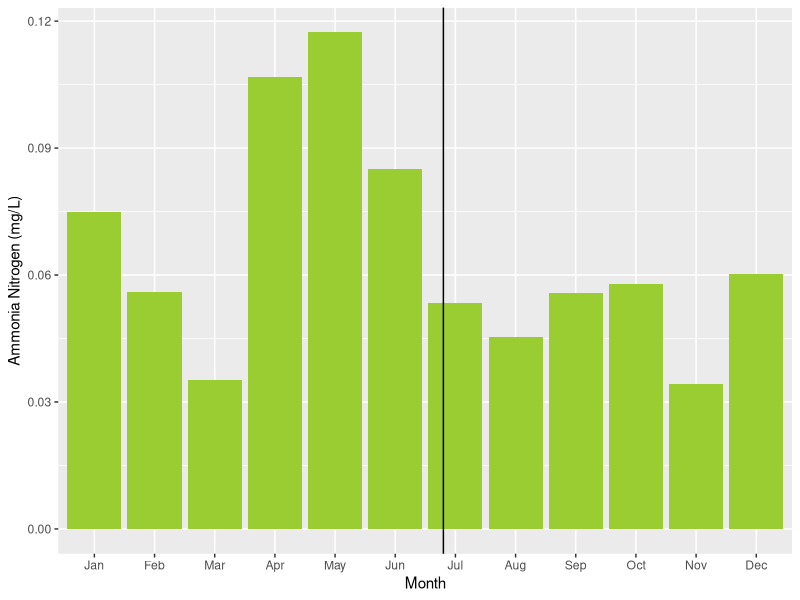
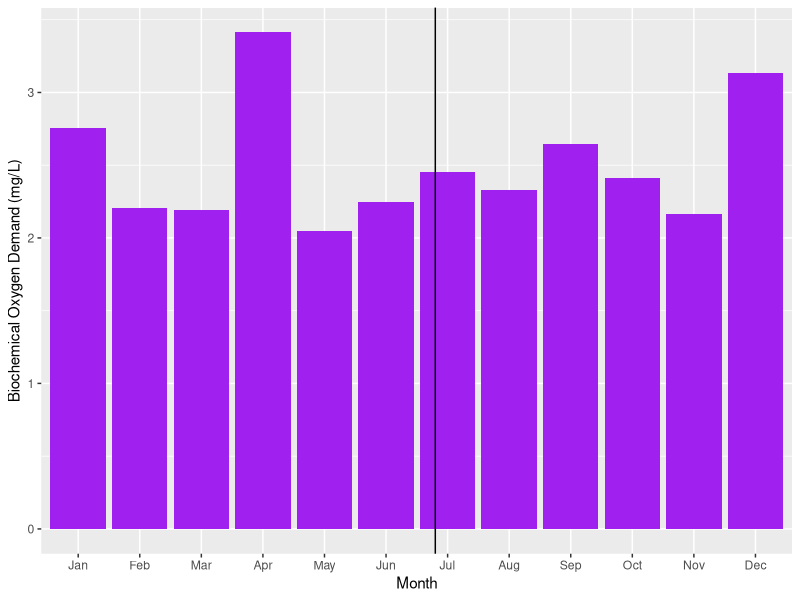
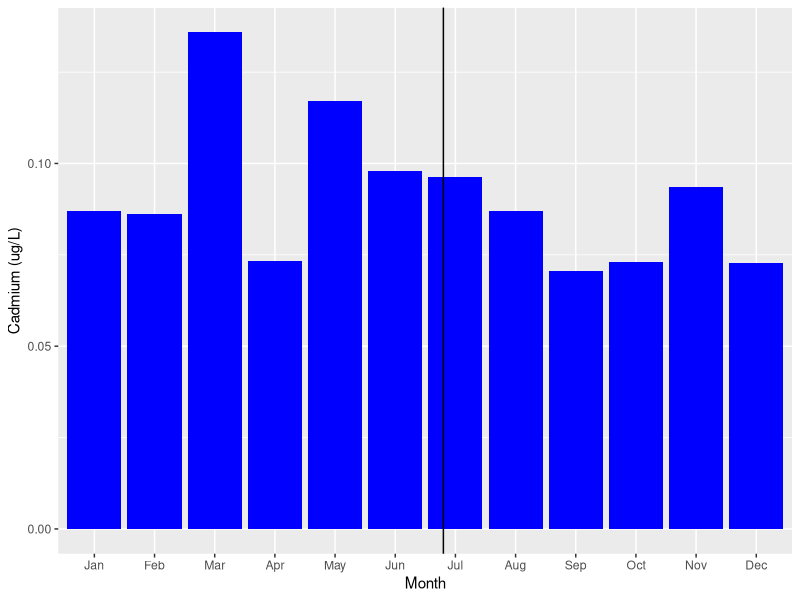
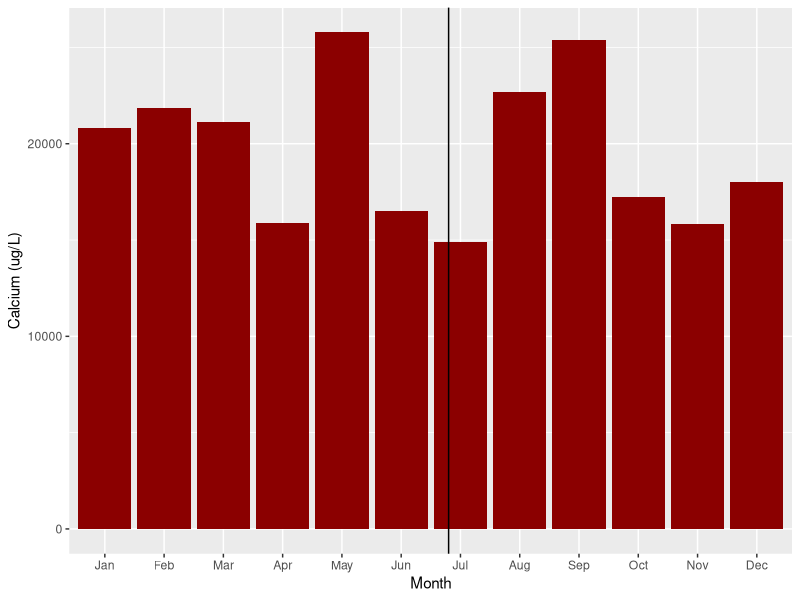
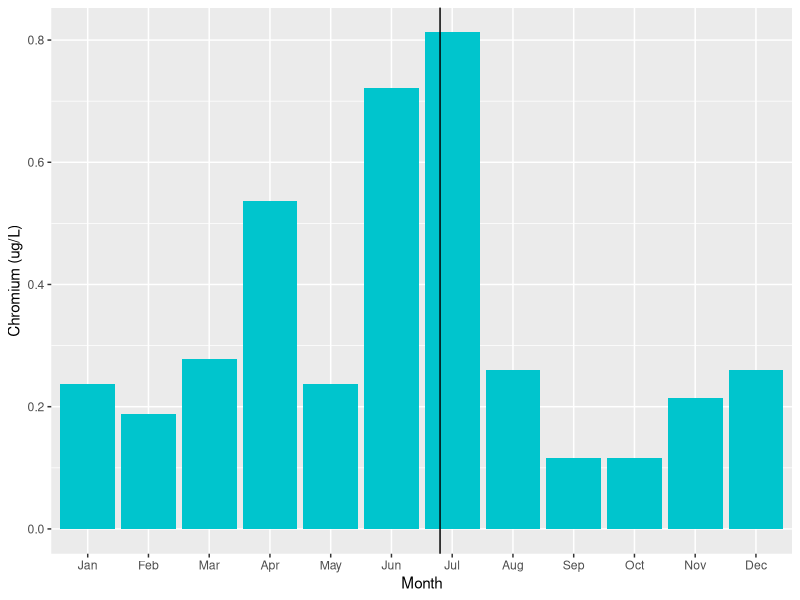
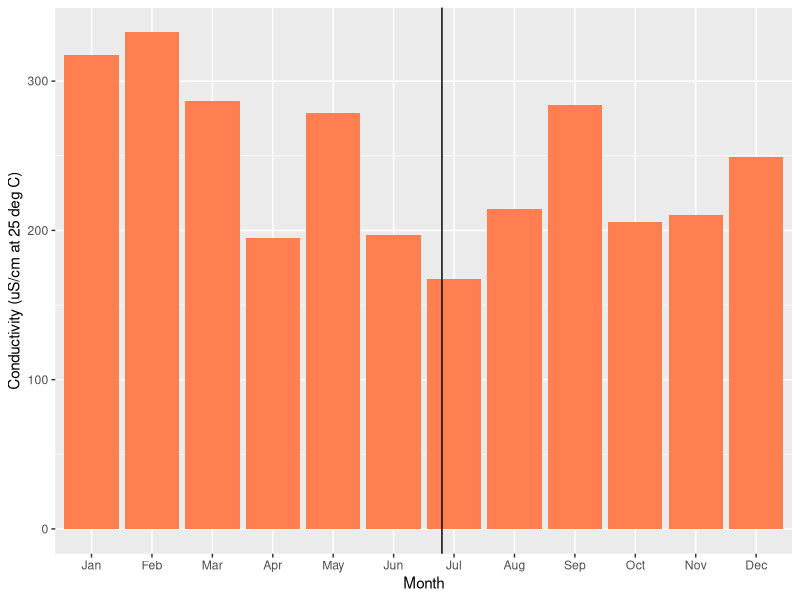
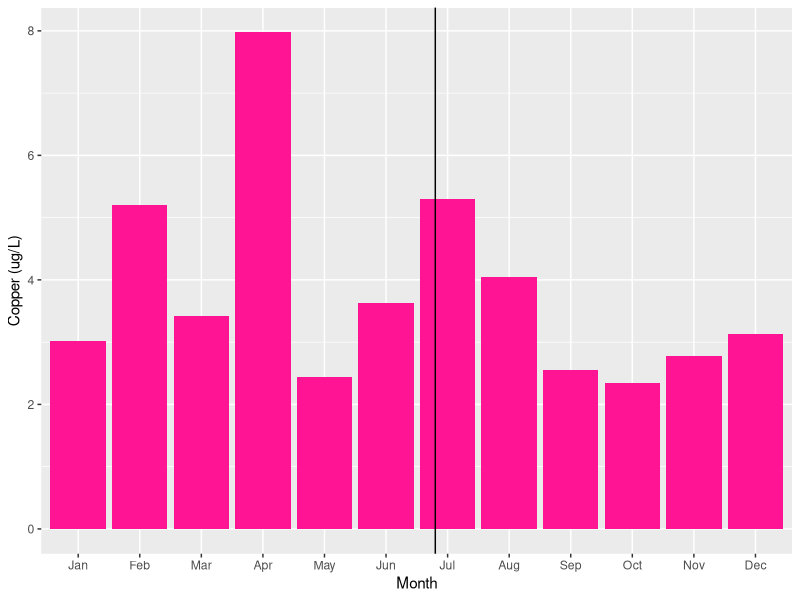
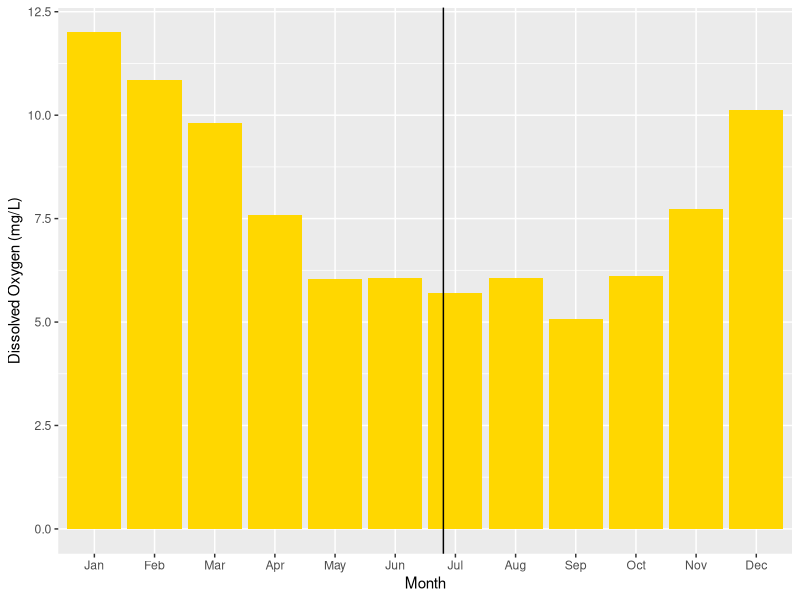

These charts were generated, in order, by the following R code: (Note: this script raises an error after producing the figures.)
## ---- chunk 1
knitr::opts_chunk$set(echo = TRUE)
library(tidyverse)
library(lubridate)
library(here)

getwd()
here()

Data_Clean <- read.csv(file = here("Data/SlaySMilesFlynnESuEData_Cleaned.csv"),
                      stringsAsFactors = TRUE)
## ---- chunk 2
Data_Clean$Date <- ymd(Data_Clean$Date)

Mth_Data <- Data_Clean %>%
  mutate(
    month = factor(
      month(Date),
      levels = 1:12,
      labels = month.abb,
      ordered = TRUE),
      Year = year(Date))

Mth_Data <- Mth_Data %>%
  mutate(
    Status = case_when(
      month %in% c("Jan", "Feb", "Mar", "Apr", "May", "Jun") ~ "Before",
      month %in% c("Jul", "Aug", "Sep", "Oct", "Nov", "Dec") ~ "After"))

Without_Storm <- Mth_Data %>%
  mutate(
    Status = case_when(
      Date <= as.Date("2024-07-03") ~ "Before",
      Date >= as.Date("2024-07-09") ~ "After"))

Before_Storm <- Mth_Data %>%
  filter(month %in% c("Jan", "Feb", "Mar", "Apr", "May", "Jun"))

After_Storm <- Mth_Data %>%
  filter(month %in% c("Jul", "Aug", "Sep", "Oct", "Nov", "Dec"))

max(Mth_Data$Ammonia.Nitrogen, na.rm = TRUE)
min(Mth_Data$Ammonia.Nitrogen, na.rm = TRUE)
## ---- chunk 3
NH3_fig1 <- ggplot(Mth_Data, aes(x = month, y = Ammonia.Nitrogen)) +
  stat_summary(fun = "mean", geom = "bar", fill = "yellowgreen") +
  labs(
    x = "Month",
    y = "Ammonia Nitrogen (mg/L)"
  ) +
  geom_vline(xintercept = 6.8)
print(NH3_fig1)

BOD_fig2 <- ggplot(Mth_Data, aes(x = month, y = Biochemical.Oxygen.Demand)) +
  stat_summary(fun = "mean", geom = "bar", fill ="purple") +
  labs(
    x = "Month",
    y = "Biochemical Oxygen Demand (mg/L)"
  ) +
  geom_vline(xintercept = 6.8)
print(BOD_fig2)

Cd_fig3 <- ggplot(Mth_Data, aes(x = month, y = Cadmium)) +
  stat_summary(fun = "mean", geom = "bar", fill ="blue") +
  labs(
    x = "Month",
    y = "Cadmium (ug/L)"
  ) +
  geom_vline(xintercept = 6.8)
print(Cd_fig3)

Ca_fig4 <- ggplot(Mth_Data, aes(x = month, y = Calcium)) +
  stat_summary(fun = "mean", geom = "bar", fill ="darkred") +
  labs(
    x = "Month",
    y = "Calcium (ug/L)"
  ) +
  geom_vline(xintercept = 6.8)
print(Ca_fig4)

Cr_fig5 <- ggplot(Mth_Data, aes(x = month, y = Chromium)) +
  stat_summary(fun = "mean", geom = "bar", fill ="turquoise3") +
  labs(
    x = "Month",
    y = "Chromium (ug/L)"
  ) +
  geom_vline(xintercept = 6.8)
print(Cr_fig5)

EC_fig6 <- ggplot(Mth_Data, aes(x = month, y = Conductivity)) +
  stat_summary(fun = "mean", geom = "bar", fill ="coral") +
  labs(
    x = "Month",
    y = "Conductivity (uS/cm at 25 deg C)"
  ) +
  geom_vline(xintercept = 6.8)
print(EC_fig6)

Cu_fig7 <- ggplot(Mth_Data, aes(x = month, y = Copper)) +
  stat_summary(fun = "mean", geom = "bar", fill ="deeppink") +
  labs(
    x = "Month",
    y = "Copper (ug/L)"
  ) +
  geom_vline(xintercept = 6.8)
print(Cu_fig7)

DO_fig8 <- ggplot(Mth_Data, aes(x = month, y = Dissolved.Oxygen)) +
  stat_summary(fun = "mean", geom = "bar", fill ="gold") +
  labs(
    x = "Month",
    y = "Dissolved Oxygen (mg/L)"
  ) +
  geom_vline(xintercept = 6.8)
print(DO_fig8)

DOSat_fig9 <- ggplot(Mth_Data, aes(x = month, y = Dissolved.Oxygen.Saturation)) +
  stat_summary(fun = "mean", geom = "bar", fill ="slategrey") +
  labs(
    x = "Month",
    y = "Dissolved Oxygen Saturation (%)"
  ) +
  geom_vline(xintercept = 6.8)
print(DOSat_fig9)

FC_fig10 <- ggplot(Mth_Data, aes(x = month, y = Fecal.Coliform)) +
  stat_summary(fun = "mean", geom = "bar", fill ="seagreen") +
  labs(
    x = "Month",
    y = "Fecal Coliform (cfu/100mL)"
  ) +
  geom_vline(xintercept = 6.8)
print(FC_fig10)

F_fig11 <- ggplot(Mth_Data, aes(x = month, y = Fluoride)) +
  stat_summary(fun = "mean", geom = "bar", fill ="plum") +
  labs(
    x = "Month",
    y = "Fluoride (mg/L)"
  ) +
  geom_vline(xintercept = 6.8)
print(F_fig11)

GH_fig12 <- ggplot(Mth_Data, aes(x = month, y = Gage.height)) +
  stat_summary(fun = "mean", geom = "bar", fill ="brown2") +
  labs(
    x = "Month",
    y = "Gage Height (ft)"
  ) +
  geom_vline(xintercept = 6.8)
print(GH_fig12)

Hard_fig13 <- ggplot(Mth_Data, aes(x = month, y = Hardness)) +
  stat_summary(fun = "mean", geom = "bar", fill ="deepskyblue4") +
  labs(
    x = "Month",
    y = "Hardness (mg/L)"
  ) +
  geom_vline(xintercept = 6.8)
print(Hard_fig13)

Pb_fig14 <- ggplot(Mth_Data, aes(x = month, y = Lead)) +
  stat_summary(fun = "mean", geom = "bar", fill ="tan") +
  labs(
    x = "Month",
    y = "Lead (ug/L)"
  ) +
  geom_vline(xintercept = 6.8)
print(Pb_fig14)

Mg_fig15 <- ggplot(Mth_Data, aes(x = month, y = Magnesium)) +
  stat_summary(fun = "mean", geom = "bar", fill ="aquamarine2") +
  labs(
    x = "Month",
    y = "Magnesium (ug/L)"
  ) +
  geom_vline(xintercept = 6.8)
print(Mg_fig15)

NOx_fig16 <- ggplot(Mth_Data, aes(x = month, y = Nitrate...Nitrite.as.N)) +
  stat_summary(fun = "mean", geom = "bar", fill ="slateblue") +
  labs(
    x = "Month",
    y = "Nitrate + Nitrite as N (mg/L)"
  ) +
  geom_vline(xintercept = 6.8)
print(NOx_fig16)

C_fig17 <- ggplot(Mth_Data, aes(x = month, y = Organic.Carbon)) +
  stat_summary(fun = "mean", geom = "bar", fill ="palegreen3") +
  labs(
    x = "Month",
    y = "Organic Carbon (mg/L)"
  ) +
  geom_vline(xintercept = 6.8)
print(C_fig17)

pH_fig18 <- ggplot(Mth_Data, aes(x = month, y = pH)) +
  stat_summary(fun = "mean", geom = "bar", fill ="burlywood4") +
  labs(
    x = "Month",
    y = "pH"
  ) +
  geom_vline(xintercept = 6.8)
print(pH_fig18)

Temp_fig19 <- ggplot(Mth_Data, aes(x = month, y = Temperature)) +
  stat_summary(fun = "mean", geom = "bar", fill ="springgreen") +
  labs(
    x = "Month",
    y = "Temperature (C)"
  ) +
  geom_vline(xintercept = 6.8)
print(Temp_fig19)

TN_fig20 <- ggplot(Mth_Data, aes(x = month, y = Total.Kjeldahl.Nitrogen)) +
  stat_summary(fun = "mean", geom = "bar", fill ="maroon4") +
  labs(
    x = "Month",
    y = "Total Nitrogen (mg/L)"
  ) +
  geom_vline(xintercept = 6.8)
print(TN_fig20)


TotalP_fig21 <- ggplot(Mth_Data, aes(x = month, y = Total.Phosphorus)) +
  stat_summary(fun = "mean", geom = "bar", fill = "steelblue") +
  labs(
    x = "Month",
    y = "Total Phosphorus (mg/L)") +
  geom_vline(xintercept = 6.8)
print(TotalP_fig1)

TSS_fig22 <- ggplot(Mth_Data, aes(x = month, y = Total.Suspended.Solids)) +
  stat_summary(fun = "mean", geom = "bar", fill = "orange2") +
  labs(
    x = "Month",
    y = "Total Suspended Solids (mg/L)") +
  geom_vline(xintercept = 6.8)
print(TSS_fig22)

TUR_fig23 <- ggplot(Mth_Data, aes(x = month, y = Turbidity)) +
  stat_summary(fun = "mean", geom = "bar", fill = "lightpink") +
  labs(
    x = "Month",
    y = "Turbidity (NTU)") +
  geom_vline(xintercept = 6.8)
print(TUR_fig23)

Zn_fig24 <- ggplot(Mth_Data, aes(x = month, y = Zinc)) +
  stat_summary(fun = "mean", geom = "bar", fill = "grey25") +
  labs(
    x = "Month",
    y = "Zinc (ug/L)") +
  geom_vline(xintercept = 6.8)
print(Zn_fig24)
